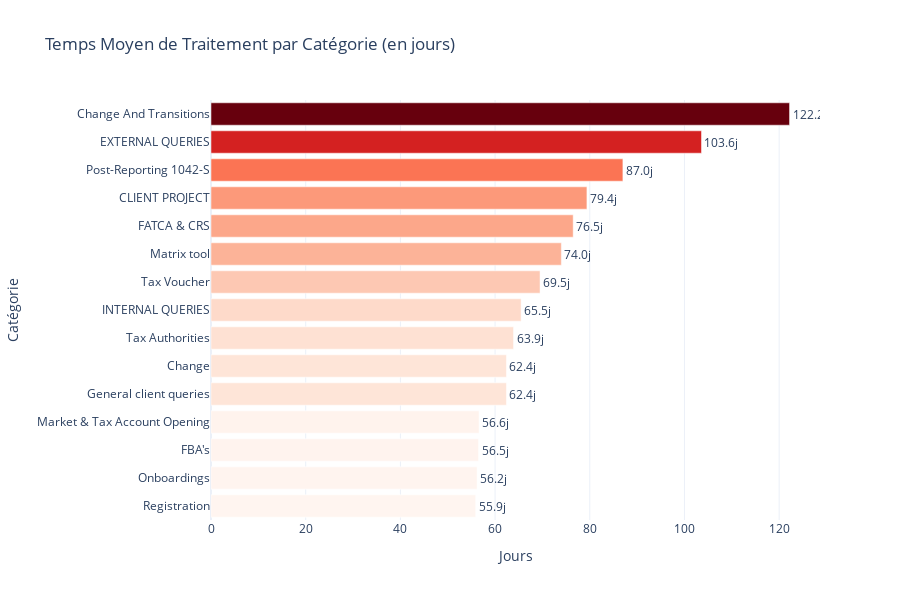

The notebook cell this image was saved under:
### Code cell
# Visualisation : Temps moyen par catégorie
fig = go.Figure()

# Trier par temps de traitement
df_sorted = treatment_time_by_category.head(15).sort_values('avg_days')

fig.add_trace(go.Bar(
    y=df_sorted['category_name'],
    x=df_sorted['avg_days'],
    orientation='h',
    text=df_sorted['avg_days'].apply(lambda x: f"{x:.1f}j"),
    textposition='outside',
    marker_color=df_sorted['avg_days'],
    marker_colorscale='Reds',
    hovertemplate='<b>%{y}</b><br>Temps moyen: %{x:.1f} jours<extra></extra>'
))

fig.update_layout(
    title='Temps Moyen de Traitement par Catégorie (en jours)',
    xaxis_title='Jours',
    yaxis_title='Catégorie',
    height=600,
    showlegend=False
)

fig.show()

### Figure 1 — Plotly figure (JSON) as saved in the notebook; plotly's stock layout.template omitted (floating-point values rounded to 4 significant figures)
{"data": [{"hovertemplate": "<b>%{y}</b><br>Temps moyen: %{x:.1f} jours<extra></extra>", "marker": {"color": [55.9, 56.2, 56.5, 56.6, 62.4, 62.4, 63.9, 65.5, 69.5, 74.0, 76.5, 79.4, 87.0, 103.6, 122.2], "colorscale": [[0, "rgb(255,245,240)"], [0.125, "rgb(254,224,210)"], [0.25, "rgb(252,187,161)"], [0.375, "rgb(252,146,114)"], [0.5, "rgb(251,106,74)"], [0.625, "rgb(239,59,44)"], [0.75, "rgb(203,24,29)"], [0.875, "rgb(165,15,21)"], [1, "rgb(103,0,13)"]]}, "orientation": "h", "text": ["55.9j", "56.2j", "56.5j", "56.6j", "62.4j", "62.4j", "63.9j", "65.5j", "69.5j", "74.0j", "76.5j", "79.4j", "87.0j", "103.6j", "122.2j"], "textposition": "outside", "type": "bar", "x": [55.9, 56.2, 56.5, 56.6, 62.4, 62.4, 63.9, 65.5, 69.5, 74.0, 76.5, 79.4, 87.0, 103.6, 122.2], "y": ["Registration", "Onboardings", "FBA's", "Market & Tax Account Opening", "General client queries", "Change", "Tax Authorities", "INTERNAL QUERIES", "Tax Voucher", "Matrix tool", "FATCA & CRS", "CLIENT PROJECT", "Post-Reporting 1042-S", "EXTERNAL QUERIES", "Change And Transitions"]}], "layout": {"height": 600, "showlegend": false, "title": {"text": "Temps Moyen de Traitement par Catégorie (en jours)"}, "xaxis": {"title": {"text": "Jours"}}, "yaxis": {"title": {"text": "Catégorie"}}}}
